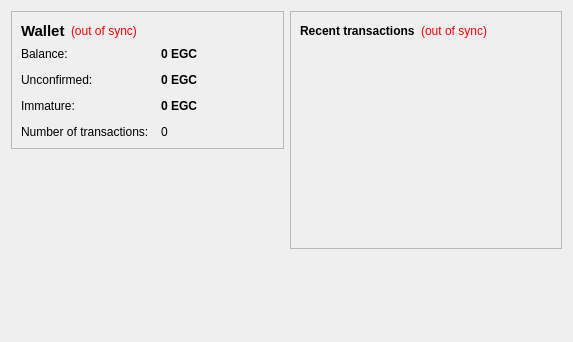
<?xml version="1.0" encoding="UTF-8"?>
<ui version="4.0">
 <class>OverviewPage</class>
 <widget class="QWidget" name="OverviewPage">
  <property name="geometry">
   <rect>
    <x>0</x>
    <y>0</y>
    <width>573</width>
    <height>342</height>
   </rect>
  </property>
  <property name="windowTitle">
   <string>Form</string>
  </property>
  <layout class="QHBoxLayout" name="horizontalLayout" stretch="1,1">
   <item>
    <layout class="QVBoxLayout" name="verticalLayout_2">
     <item>
      <widget class="QFrame" name="frame">
       <property name="frameShape">
        <enum>QFrame::StyledPanel</enum>
       </property>
       <property name="frameShadow">
        <enum>QFrame::Raised</enum>
       </property>
       <layout class="QVBoxLayout" name="verticalLayout_4">
        <item>
         <layout class="QHBoxLayout" name="horizontalLayout_4">
          <item>
           <widget class="QLabel" name="label_5">
            <property name="font">
             <font>
              <pointsize>11</pointsize>
              <weight>75</weight>
              <bold>true</bold>
             </font>
            </property>
            <property name="text">
             <string>Wallet</string>
            </property>
           </widget>
          </item>
          <item>
           <widget class="QLabel" name="labelWalletStatus">
            <property name="toolTip">
             <string>The displayed information may be out of date. Your wallet automatically synchronizes with the EagleCoin network after a connection is established, but this process has not completed yet.</string>
            </property>
            <property name="styleSheet">
             <string notr="true">QLabel { color: red; }</string>
            </property>
            <property name="text">
             <string notr="true">(out of sync)</string>
            </property>
            <property name="alignment">
             <set>Qt::AlignLeading|Qt::AlignLeft|Qt::AlignVCenter</set>
            </property>
           </widget>
          </item>
          <item>
           <spacer name="horizontalSpacer_2">
            <property name="orientation">
             <enum>Qt::Horizontal</enum>
            </property>
            <property name="sizeHint" stdset="0">
             <size>
              <width>40</width>
              <height>20</height>
             </size>
            </property>
           </spacer>
          </item>
         </layout>
        </item>
        <item>
         <layout class="QFormLayout" name="formLayout_2">
          <property name="fieldGrowthPolicy">
           <enum>QFormLayout::AllNonFixedFieldsGrow</enum>
          </property>
          <property name="horizontalSpacing">
           <number>12</number>
          </property>
          <property name="verticalSpacing">
           <number>12</number>
          </property>
          <item row="0" column="0">
           <widget class="QLabel" name="label">
            <property name="text">
             <string>Balance:</string>
            </property>
           </widget>
          </item>
          <item row="0" column="1">
           <widget class="QLabel" name="labelBalance">
            <property name="font">
             <font>
              <weight>75</weight>
              <bold>true</bold>
             </font>
            </property>
            <property name="cursor">
             <cursorShape>IBeamCursor</cursorShape>
            </property>
            <property name="toolTip">
             <string>Your current balance</string>
            </property>
            <property name="text">
             <string notr="true">0 EGC</string>
            </property>
            <property name="textInteractionFlags">
             <set>Qt::LinksAccessibleByMouse|Qt::TextSelectableByKeyboard|Qt::TextSelectableByMouse</set>
            </property>
           </widget>
          </item>
          <item row="1" column="0">
           <widget class="QLabel" name="label_3">
            <property name="text">
             <string>Unconfirmed:</string>
            </property>
           </widget>
          </item>
          <item row="1" column="1">
           <widget class="QLabel" name="labelUnconfirmed">
            <property name="font">
             <font>
              <weight>75</weight>
              <bold>true</bold>
             </font>
            </property>
            <property name="cursor">
             <cursorShape>IBeamCursor</cursorShape>
            </property>
            <property name="toolTip">
             <string>Total of transactions that have yet to be confirmed, and do not yet count toward the current balance</string>
            </property>
            <property name="text">
             <string notr="true">0 EGC</string>
            </property>
            <property name="textInteractionFlags">
             <set>Qt::LinksAccessibleByMouse|Qt::TextSelectableByKeyboard|Qt::TextSelectableByMouse</set>
            </property>
           </widget>
          </item>
          <item row="3" column="0">
           <widget class="QLabel" name="label_2">
            <property name="text">
             <string>Number of transactions:</string>
            </property>
           </widget>
          </item>
          <item row="3" column="1">
           <widget class="QLabel" name="labelNumTransactions">
            <property name="toolTip">
             <string>Total number of transactions in wallet</string>
            </property>
            <property name="text">
             <string notr="true">0</string>
            </property>
           </widget>
          </item>
          <item row="2" column="0">
           <widget class="QLabel" name="labelImmatureText">
            <property name="text">
             <string>Immature:</string>
            </property>
           </widget>
          </item>
          <item row="2" column="1">
           <widget class="QLabel" name="labelImmature">
            <property name="font">
             <font>
              <weight>75</weight>
              <bold>true</bold>
             </font>
            </property>
            <property name="toolTip">
             <string>Mined balance that has not yet matured</string>
            </property>
            <property name="text">
             <string notr="true">0 EGC</string>
            </property>
            <property name="textInteractionFlags">
             <set>Qt::LinksAccessibleByMouse|Qt::TextSelectableByKeyboard|Qt::TextSelectableByMouse</set>
            </property>
           </widget>
          </item>
         </layout>
        </item>
       </layout>
      </widget>
     </item>
     <item>
      <spacer name="verticalSpacer">
       <property name="orientation">
        <enum>Qt::Vertical</enum>
       </property>
       <property name="sizeHint" stdset="0">
        <size>
         <width>20</width>
         <height>40</height>
        </size>
       </property>
      </spacer>
     </item>
    </layout>
   </item>
   <item>
    <layout class="QVBoxLayout" name="verticalLayout_3">
     <item>
      <widget class="QFrame" name="frame_2">
       <property name="frameShape">
        <enum>QFrame::StyledPanel</enum>
       </property>
       <property name="frameShadow">
        <enum>QFrame::Raised</enum>
       </property>
       <layout class="QVBoxLayout" name="verticalLayout">
        <item>
         <layout class="QHBoxLayout" name="horizontalLayout_2">
          <item>
           <widget class="QLabel" name="label_4">
            <property name="text">
             <string>&lt;b&gt;Recent transactions&lt;/b&gt;</string>
            </property>
           </widget>
          </item>
          <item>
           <widget class="QLabel" name="labelTransactionsStatus">
            <property name="toolTip">
             <string>The displayed information may be out of date. Your wallet automatically synchronizes with the EagleCoin network after a connection is established, but this process has not completed yet.</string>
            </property>
            <property name="styleSheet">
             <string notr="true">QLabel { color: red; }</string>
            </property>
            <property name="text">
             <string notr="true">(out of sync)</string>
            </property>
            <property name="alignment">
             <set>Qt::AlignRight|Qt::AlignTrailing|Qt::AlignVCenter</set>
            </property>
           </widget>
          </item>
          <item>
           <spacer name="horizontalSpacer">
            <property name="orientation">
             <enum>Qt::Horizontal</enum>
            </property>
            <property name="sizeHint" stdset="0">
             <size>
              <width>40</width>
              <height>20</height>
             </size>
            </property>
           </spacer>
          </item>
         </layout>
        </item>
        <item>
         <widget class="QListView" name="listTransactions">
          <property name="styleSheet">
           <string notr="true">QListView { background: transparent; }</string>
          </property>
          <property name="frameShape">
           <enum>QFrame::NoFrame</enum>
          </property>
          <property name="verticalScrollBarPolicy">
           <enum>Qt::ScrollBarAlwaysOff</enum>
          </property>
          <property name="horizontalScrollBarPolicy">
           <enum>Qt::ScrollBarAlwaysOff</enum>
          </property>
          <property name="selectionMode">
           <enum>QAbstractItemView::NoSelection</enum>
          </property>
         </widget>
        </item>
       </layout>
      </widget>
     </item>
     <item>
      <spacer name="verticalSpacer_2">
       <property name="orientation">
        <enum>Qt::Vertical</enum>
       </property>
       <property name="sizeHint" stdset="0">
        <size>
         <width>20</width>
         <height>40</height>
        </size>
       </property>
      </spacer>
     </item>
    </layout>
   </item>
  </layout>
 </widget>
 <resources/>
 <connections/>
</ui>
